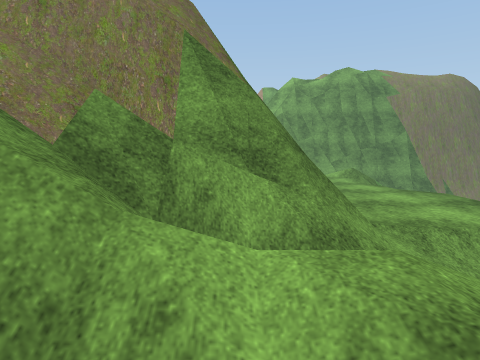
view 1 (above)

20 first-person views from a walk through a Unity game level. The camera is 1.3 m above the floor, tilts 6° down and sees 75° across. The floor is counted in squares, 1 m on a side. Each view is taken from the middle of a square. On the plan, view 1 faces up. The plan holds only what a view shows up to about 14 squares ahead; the rest is blank. The place goes on beyond the plan. The player is left out. Some surface patterns are stand-ins.

view 2
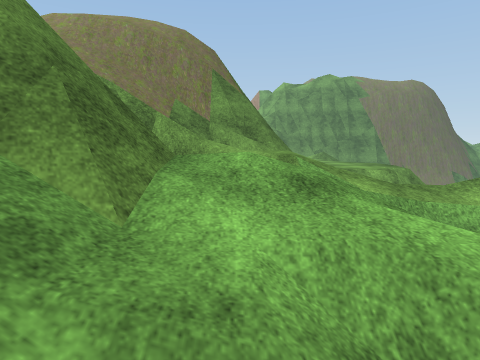

view 3
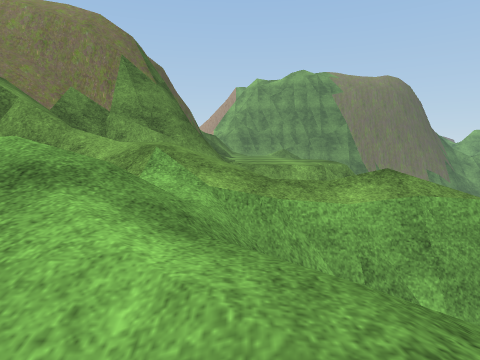

view 4
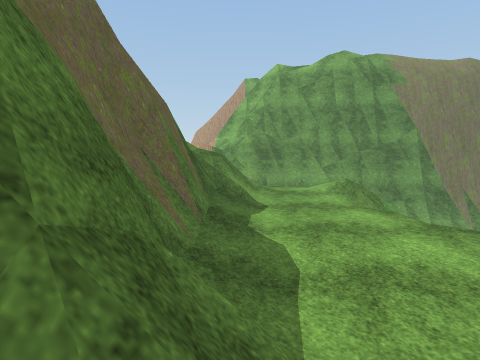

view 5
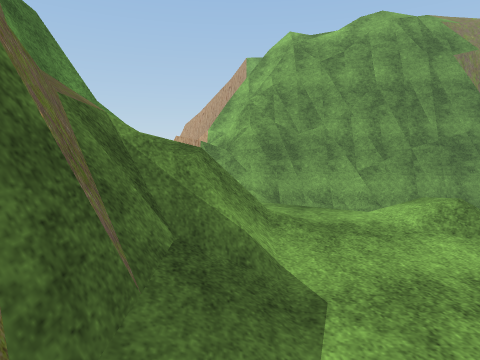

view 6
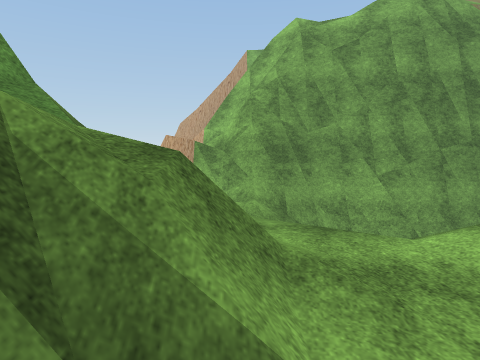

view 7
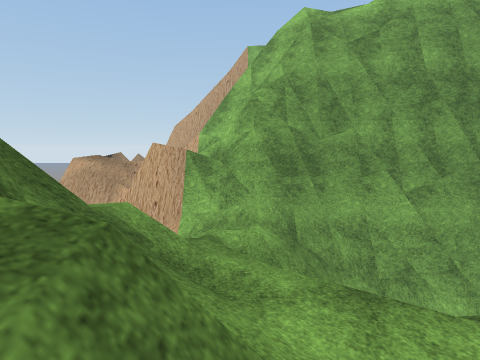

view 8
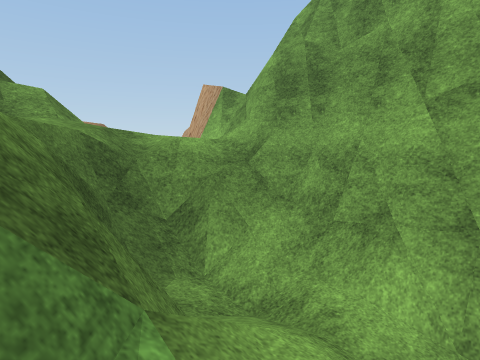

view 9
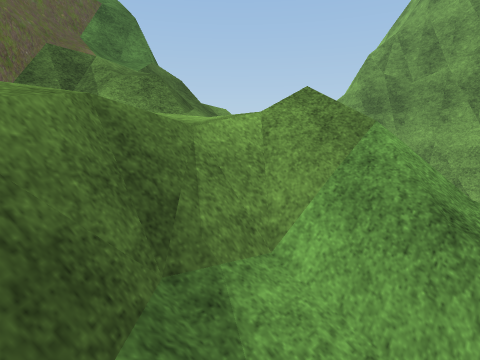

view 10
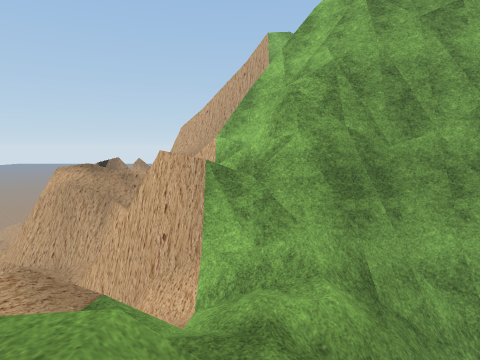

view 11
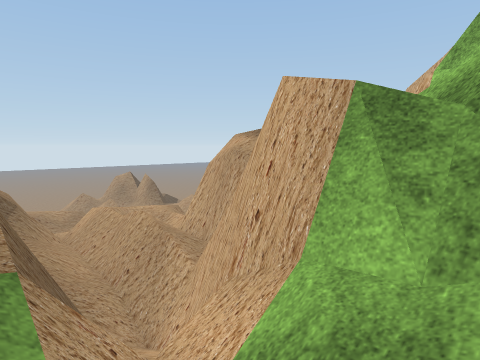

view 12
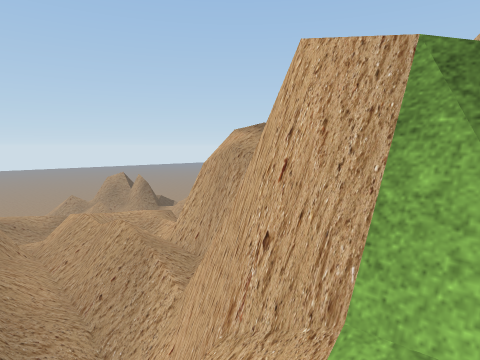

view 13
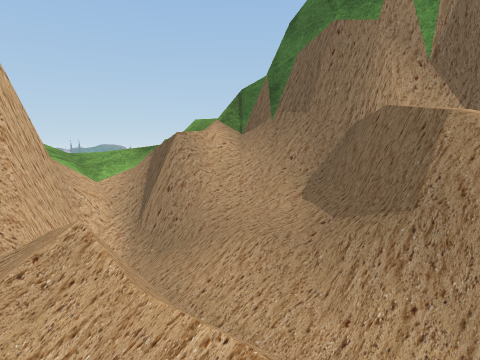

view 14
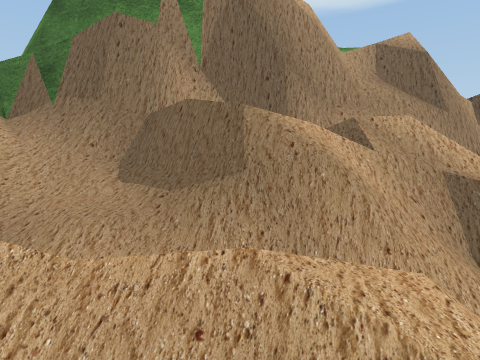

view 15
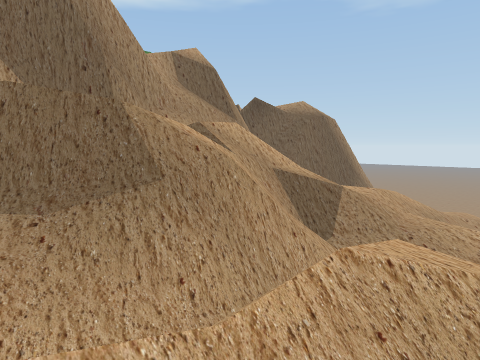

view 16
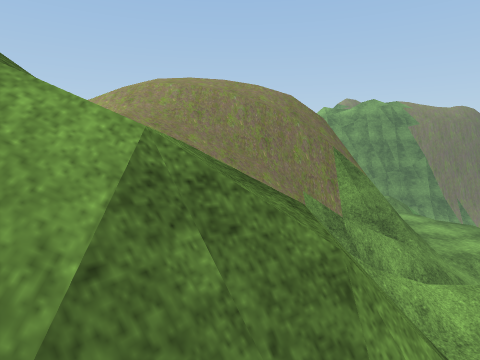

view 17
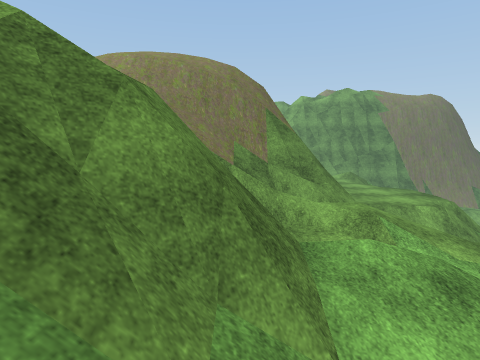

view 18
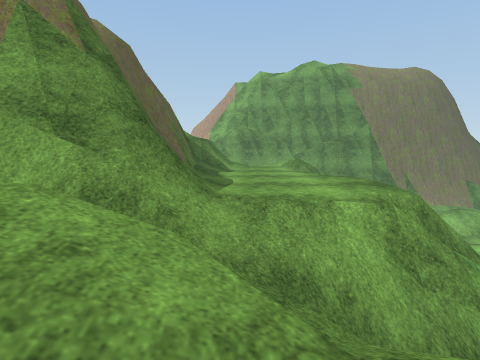

view 19
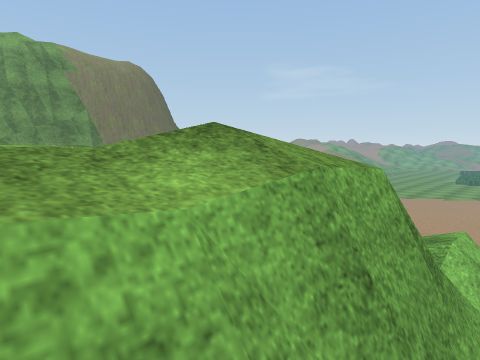

view 20
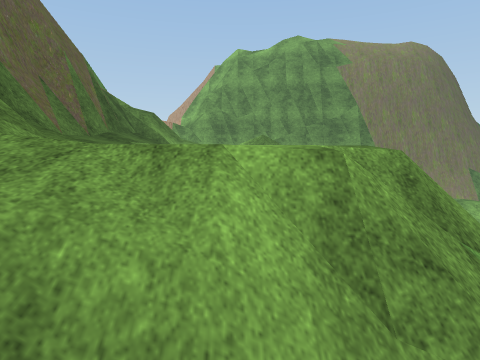

### Floor plan
Key: @ floor where view 1 was taken; # wall or solid block; x gap in a wall; . main floor; - floor 0.25 m lower than the main floor; : floor 0.5 m higher than the main floor; _ floor 0.75 m lower than the main floor; + floor 1 m higher than the main floor; < floor 1 m lower than the main floor; * floor 1.25 m higher than the main floor; % floor 2 m higher than the main floor; ( floor 2.75 m lower than the main floor; & floor 3.25 m higher than the main floor; / step, stairs or slope; = window, fence, low wall or low ledge; v drop or lower ground; O other object.
Columns run from 19 left of view 1 to 9 right of it. Each row starts with its distance up from view 1.
 30          = =
 29          =//
 28          =///####
 27      //   ////==#
 26      ///  ///=#####
 25   // ////##//====##########
 24   /////=/=#=//////=/////=####
 23     ////v-O=/</====//-/////##
 22       /=--O##/////////=///((
 21        vOO_=##=/////./=/////
 20 ##      =## v####==*//====//
 19  ######=##vvvvvv##=#/:.-v#=/
 18     vvv%xvvvvv vv#==//../#==/
 17      &v/#v      =#==/=/.////
 16                  #=///:..////
 15                  v#=//:..=///
 14                   ###/...==//
 13                   v##/...#=/
 12                  /v##:....==/
 11                  /v##:....=
 10                   v##:....
  9                   v##:.....
  8                   vv#/..../
  7            ///////v##=...//
  6            /=v=######=:////
  5            //===###==//////
  4             ///////////////
  3                //////////
  2                /=///+/// ==
  1                   ::///.///
  0                  =/@:./===##=
 -1               //v##+////=====
 -2               //v#=////
 -3               /====/:://
 -4                /////////
 -5                   //  /
 -6                  / /

Positions as (right, up) in squares from view 1, and headings:
1: (0, 0), facing up
2: (0, -6), facing up
3: (3, -5), facing up
4: (2, 5), facing up
5: (2, 11), facing up
6: (2, 13), facing up
7: (2, 15), facing up
8: (9, 18), facing up-left
9: (9, 12), facing up-left
10: (1, 18), facing up
11: (2, 22), facing up-left
12: (1, 23), facing up-left
13: (-9, 27), facing down-right
14: (-8, 28), facing down
15: (-6, 27), facing down-left
16: (-4, -4), facing up
17: (-2, -6), facing up
18: (3, 0), facing up
19: (4, -1), facing up-right
20: (5, 3), facing up
